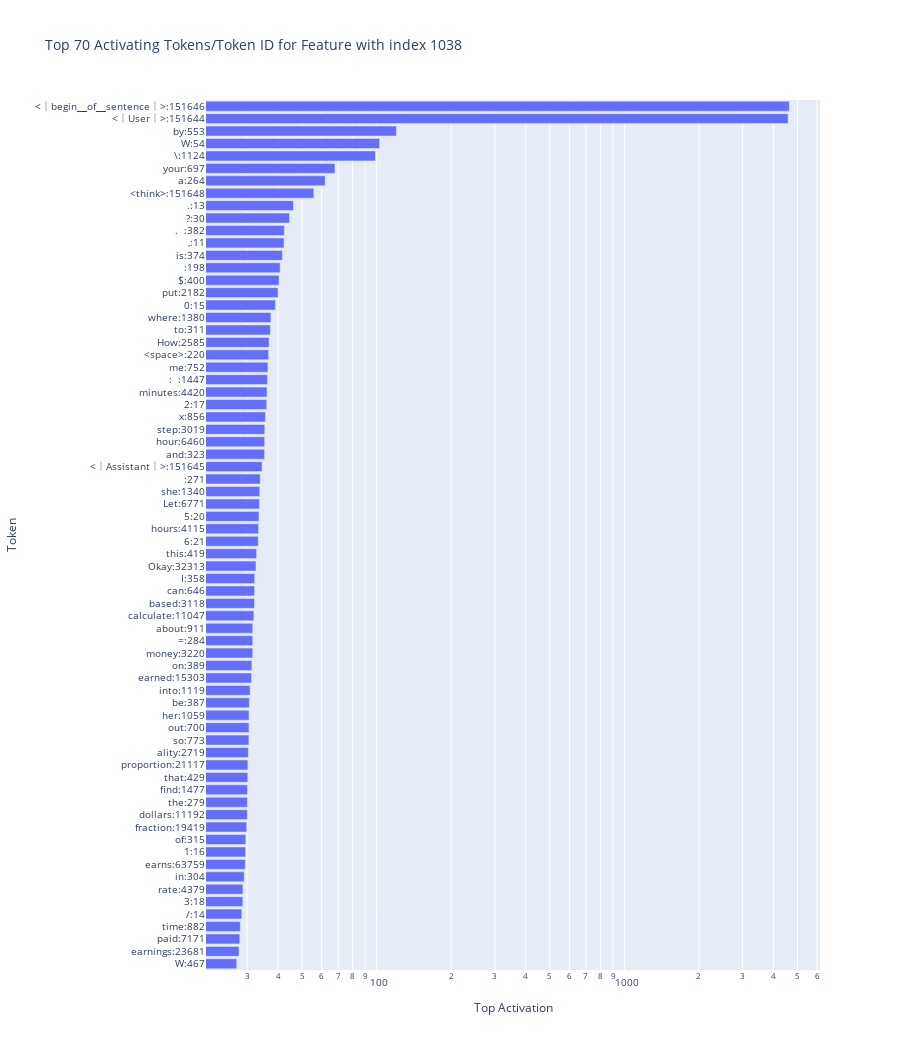

Notebook code for this chart:
### Code cell
plot_acts_and_tokens_relation_bar(
    all_acts_token_acts_relation_top_k,
    title=f'Top {TOKEN_ACTS_RELATION_TOP_K} Activating Tokens/Token ID for Feature with index {prominent_feature_idx}'
)

### Figure 1 — Plotly figure (JSON) as saved in the notebook; plotly's stock layout.template omitted (floating-point values rounded to 4 significant figures)
{"data": [{"hovertemplate": "Top Activation=%{x}<br>Token=%{y}<extra></extra>", "legendgroup": "", "marker": {"color": "#636efa", "pattern": {"shape": ""}}, "name": "", "orientation": "h", "showlegend": false, "textposition": "auto", "type": "bar", "x": [4631.0, 4580.0, 120.2, 102.7, 98.96, 67.88, 62.0, 55.81, 46.17, 44.5, 42.43, 42.29, 41.67, 40.81, 40.4, 40.03, 39.03, 37.43, 37.27, 36.81, 36.65, 36.4, 36.28, 36.11, 36.03, 35.59, 35.37, 35.33, 35.31, 34.5, 33.91, 33.76, 33.65, 33.53, 33.4, 33.28, 32.78, 32.6, 32.2, 32.16, 32.15, 31.97, 31.63, 31.63, 31.62, 31.37, 31.25, 30.86, 30.64, 30.56, 30.54, 30.52, 30.37, 30.24, 30.21, 30.13, 30.1, 30.09, 29.92, 29.65, 29.59, 29.51, 29.22, 28.88, 28.84, 28.57, 28.18, 28.04, 27.84, 27.25], "xaxis": "x", "y": ["<｜begin▁of▁sentence｜>:151646", "<｜User｜>:151644", " by:553", "W:54", " \\:1124", " your:697", " a:264", "<think>:151648", ".:13", "?:30", ".\n\n:382", ",:11", " is:374", "\n:198", " $:400", " put:2182", "0:15", " where:1380", " to:311", " How:2585", "<space>:220", " me:752", ":\n\n:1447", " minutes:4420", "2:17", " x:856", " step:3019", " hour:6460", " and:323", "<｜Assistant｜>:151645", "\n\n:271", " she:1340", " Let:6771", "5:20", " hours:4115", "6:21", " this:419", "Okay:32313", " I:358", " can:646", " based:3118", " calculate:11047", " about:911", " =:284", " money:3220", " on:389", " earned:15303", " into:1119", " be:387", " her:1059", " out:700", " so:773", "ality:2719", " proportion:21117", " that:429", " find:1477", " the:279", " dollars:11192", " fraction:19419", " of:315", "1:16", " earns:63759", " in:304", " rate:4379", "3:18", "/:14", " time:882", " paid:7171", " earnings:23681", " W:467"], "yaxis": "y"}], "layout": {"barmode": "relative", "font": {"size": 10}, "height": 1050, "legend": {"tracegroupgap": 0}, "margin": {"l": 200}, "title": {"text": "Top 70 Activating Tokens/Token ID for Feature with index 1038"}, "xaxis": {"anchor": "y", "domain": [0, 1], "title": {"text": "Top Activation"}, "type": "log"}, "yaxis": {"anchor": "x", "categoryorder": "total ascending", "domain": [0, 1], "tickmode": "array", "ticktext": ["<｜begin▁of▁sentence｜>:151646", "<｜User｜>:151644", " by:553", "W:54", " \\:1124", " your:697", " a:264", "<think>:151648", ".:13", "?:30", ".\n\n:382", ",:11", " is:374", "\n:198", " $:400", " put:2182", "0:15", " where:1380", " to:311", " How:2585", "<space>:220", " me:752", ":\n\n:1447", " minutes:4420", "2:17", " x:856", " step:3019", " hour:6460", " and:323", "<｜Assistant｜>:151645", "\n\n:271", " she:1340", " Let:6771", "5:20", " hours:4115", "6:21", " this:419", "Okay:32313", " I:358", " can:646", " based:3118", " calculate:11047", " about:911", " =:284", " money:3220", " on:389", " earned:15303", " into:1119", " be:387", " her:1059", " out:700", " so:773", "ality:2719", " proportion:21117", " that:429", " find:1477", " the:279", " dollars:11192", " fraction:19419", " of:315", "1:16", " earns:63759", " in:304", " rate:4379", "3:18", "/:14", " time:882", " paid:7171", " earnings:23681", " W:467"], "tickvals": ["<｜begin▁of▁sentence｜>:151646", "<｜User｜>:151644", " by:553", "W:54", " \\:1124", " your:697", " a:264", "<think>:151648", ".:13", "?:30", ".\n\n:382", ",:11", " is:374", "\n:198", " $:400", " put:2182", "0:15", " where:1380", " to:311", " How:2585", "<space>:220", " me:752", ":\n\n:1447", " minutes:4420", "2:17", " x:856", " step:3019", " hour:6460", " and:323", "<｜Assistant｜>:151645", "\n\n:271", " she:1340", " Let:6771", "5:20", " hours:4115", "6:21", " this:419", "Okay:32313", " I:358", " can:646", " based:3118", " calculate:11047", " about:911", " =:284", " money:3220", " on:389", " earned:15303", " into:1119", " be:387", " her:1059", " out:700", " so:773", "ality:2719", " proportion:21117", " that:429", " find:1477", " the:279", " dollars:11192", " fraction:19419", " of:315", "1:16", " earns:63759", " in:304", " rate:4379", "3:18", "/:14", " time:882", " paid:7171", " earnings:23681", " W:467"], "title": {"text": "Token"}}}}
